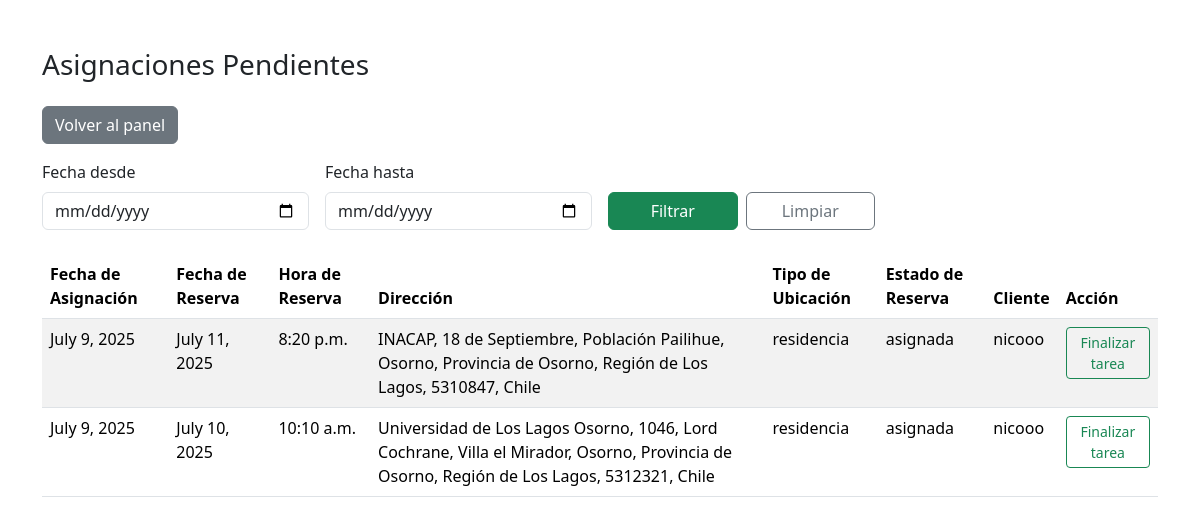
/asignaciones_pendientes/ (signed in), run on the app's committed database.
### app/models.py (models this page shows, shortened)
class Asignacion(models.Model):
    fecha_asignacion = models.DateField()
    reserva = models.ForeignKey(Reserva, on_delete=models.CASCADE)
    usuario = models.ForeignKey(Usuario, on_delete=models.CASCADE)

class Reserva(models.Model):
    TIPO_UBICACION_CHOICES = [
        ('oficina', 'Oficina'),
        ('residencia', 'Residencia'),
    ]
    fecha_reserva = models.DateField()
    hora_reserva = models.TimeField(default="08:00")
    direccion = models.CharField(max_length=250)
    tipo_ubicacion = models.CharField(
        max_length=20,
        choices=TIPO_UBICACION_CHOICES,
        default='residencia'
    )
    latitud = models.FloatField(null=True, blank=True)
    longitud = models.FloatField(null=True, blank=True)
    estado = models.CharField(max_length=10)
    usuario = models.ForeignKey(Usuario, on_delete=models.CASCADE)

class Usuario(models.Model):
    nombre = models.CharField(max_length=60)
    correo = models.EmailField(unique=True)
    contraseña = models.CharField(max_length=100)
    rol = models.CharField(max_length=20)
    estado = models.CharField(max_length=10)

### app/views.py (the view)
# urls.py: path('asignaciones_pendientes/', views.mis_asignaciones_pendientes),
def mis_asignaciones_pendientes(request):
    if request.session.get('usuario_rol') != 'personal':
        return redirect('../dashboard')
    usuario_id = request.session['usuario_id']
    asignaciones = Asignacion.objects.filter(
        usuario_id=usuario_id
    ).exclude(reserva__estado='completada').select_related('reserva')
    fecha_desde = request.GET.get('fecha_desde')
    fecha_hasta = request.GET.get('fecha_hasta')
    if fecha_desde:
        asignaciones = asignaciones.filter(reserva__fecha_reserva__gte=fecha_desde)
    if fecha_hasta:
        asignaciones = asignaciones.filter(reserva__fecha_reserva__lte=fecha_hasta)
    context = {
        'asignaciones': asignaciones,
        'filtros': {
            'fecha_desde': fecha_desde or '',
            'fecha_hasta': fecha_hasta or ''
        }
    }
    return render(request, 'mis_asignaciones_pendientes.html', context)

### templates/mis_asignaciones_pendientes.html (shortened to what this page needs)
<!DOCTYPE html>
<html lang="es">
<head>
    <link href="https://cdn.jsdelivr.net/npm/bootstrap@5.3.3/dist/css/bootstrap.min.css" rel="stylesheet">
</head>
<body>
<div class="container mt-5">
    <h3 class="mb-4">Asignaciones Pendientes</h3>
    <a href="../dashboard" class="btn btn-secondary mb-3">Volver al panel</a>
    <form method="get" class="row g-3 align-items-end mb-4">
        <div class="col-md-3">
            <label for="fecha_desde" class="form-label">Fecha desde</label>
            <input type="date" name="fecha_desde" id="fecha_desde" value="{{ filtros.fecha_desde }}" class="form-control">
        </div>
        <div class="col-md-3">
            <label for="fecha_hasta" class="form-label">Fecha hasta</label>
            <input type="date" name="fecha_hasta" id="fecha_hasta" value="{{ filtros.fecha_hasta }}" class="form-control">
        </div>
        <div class="col-md-3 d-flex gap-2">
            <button type="submit" class="btn btn-success w-100">Filtrar</button>
            <a href="../asignaciones_pendientes" class="btn btn-outline-secondary w-100">Limpiar</a>
        </div>
    </form>
    {% if asignaciones %}
        <table class="table table-striped">
            <thead>
                <tr>
                    <th>Fecha de Asignación</th>
                    <th>Fecha de Reserva</th>
                    <th>Hora de Reserva</th>
                    <th>Dirección</th>
                    <th>Tipo de Ubicación</th>
                    <th>Estado de Reserva</th>
                    <th>Cliente</th>
                    <th>Acción</th>
                </tr>
            </thead>
            <tbody>
                {% for a in asignaciones %}
                    <tr>
                        <td>{{ a.fecha_asignacion }}</td>
                        <td>{{ a.reserva.fecha_reserva }}</td>
                        <td>{{ a.reserva.hora_reserva }}</td>
                        <td>{{ a.reserva.direccion }}</td>
                        <td>{{ a.reserva.tipo_ubicacion }}</td>
                        <td>{{ a.reserva.estado }}</td>
                        <td>{{ a.reserva.usuario.nombre }}</td>
                        <td>
                            <a href="../finalizar_tarea/{{ a.id }}" class="btn btn-sm btn-outline-success">Finalizar tarea</a>
                        </td>
                    </tr>
                {% endfor %}
            </tbody>
        </table>
    {% else %}
        <p>No tienes asignaciones pendientes.</p>
    {% endif %}
</div>
</body>
</html>

### data on the page
Asignacion: fecha_asignacion "July 9, 2025", reserva.fecha_reserva "July 11, 2025", reserva.hora_reserva "8:20 p.m.", reserva.direccion "INACAP, 18 de Septiembre, Población Pailihue, Osorno, Provincia de Osorno, Región de Los Lagos, 5310847, Chile", reserva.tipo_ubicacion "residencia", reserva.estado "asignada", reserva.usuario.nombre "nicooo"
Asignacion: fecha_asignacion "July 9, 2025", reserva.fecha_reserva "July 10, 2025", reserva.hora_reserva "10:10 a.m.", reserva.direccion "Universidad de Los Lagos Osorno, 1046, Lord Cochrane, Villa el Mirador, Osorno, Provincia de Osorno, Región de Los Lagos, 5312321, Chile", reserva.tipo_ubicacion "residencia", reserva.estado "asignada", reserva.usuario.nombre "nicooo"
